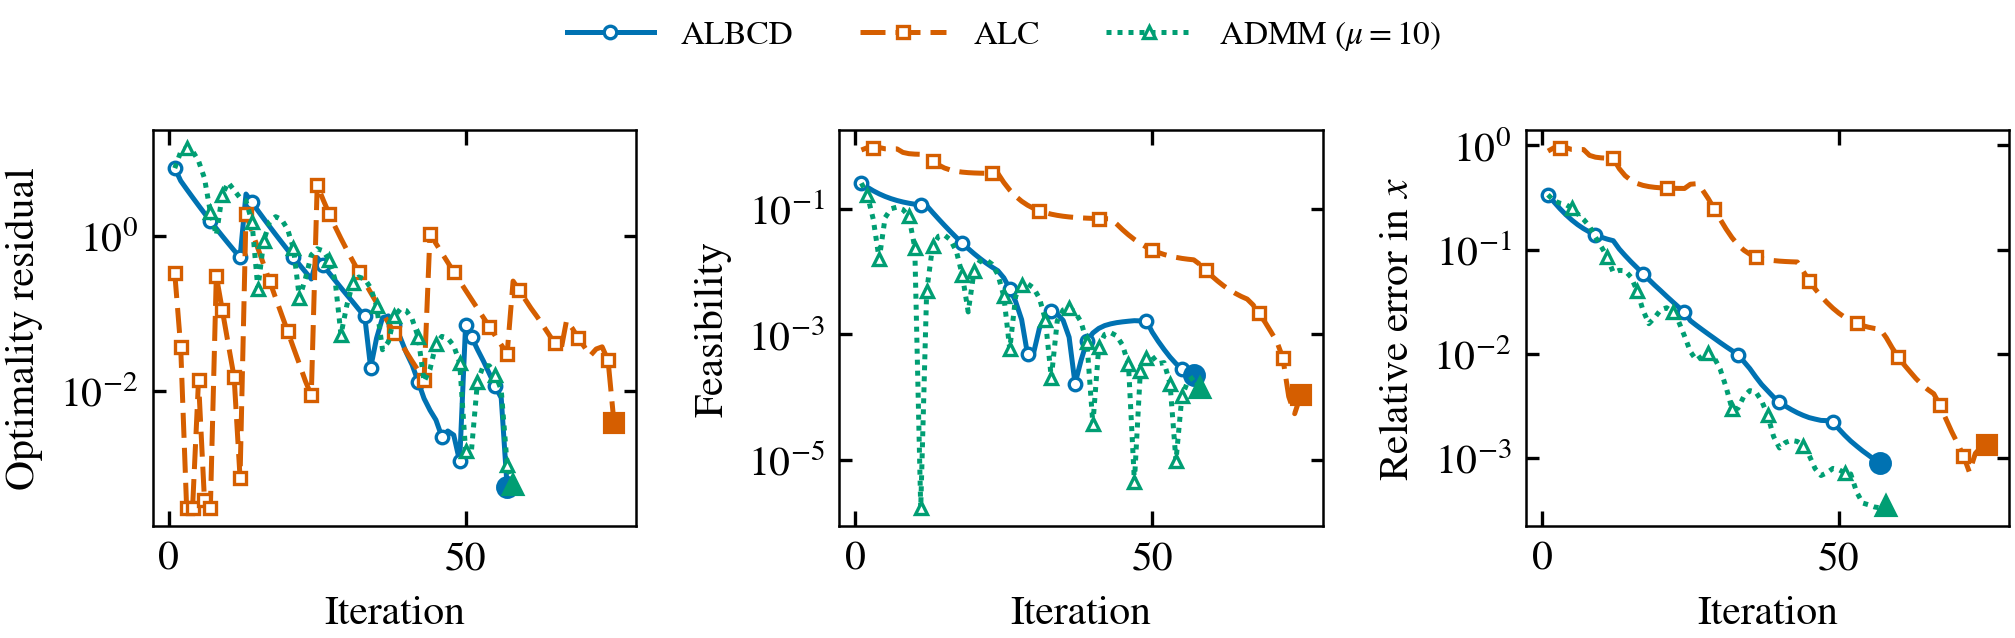

Write the Python code that produced this figure.
"""Plot the ALBCD / ALC / ADMM comparison on the Cessna problem from cessna_comparison.npz
(run cessna_comparison.py first). Writes fig_cessna_comparison.pdf and .png."""

import os
import numpy as np
import matplotlib.pyplot as plt
from matplotlib.ticker import NullLocator

plt.rcParams.update({"font.family": "STIXGeneral", "mathtext.fontset": "stix", "font.size": 10,
                     "xtick.labelsize": 10, "ytick.labelsize": 10, "legend.fontsize": 8,
                     "axes.linewidth": 0.6, "xtick.direction": "in", "ytick.direction": "in",
                     "xtick.top": True, "ytick.right": True,
                     "ytick.major.size": 3, "xtick.minor.size": 1.5, "ytick.minor.size": 1.5, "pdf.fonttype": 42})

HERE = os.path.dirname(os.path.abspath(__file__))
d = np.load(os.path.join(HERE, "cessna_comparison.npz"))

# Okabe-Ito blue, vermillion, green
methods = [("albcd", "ALBCD", "#0072B2", "-", "o"),
           ("alc", "ALC", "#D55E00", (0, (5, 2)), "s"),
           ("admm", r"ADMM ($\mu = 10$)", "#009E73", (0, (1, 1.2)), "^")]

fig, (opt, feas, err) = plt.subplots(1, 3, figsize=(7, 2), sharex=True)
for k, (name, label, color, ls, marker) in enumerate(methods):
    sweeps = np.arange(1, int(d[f"{name}_sweeps"]) + 1)
    style = dict(color=color, ls=ls, marker=marker, lw=1.2, ms=3, mfc="w", mew=0.8,
                 markevery=(0.02 * k, 0.1))  # every 10% of the axes diagonal, staggered by line
    opt.plot(sweeps, d[f"{name}_opt_history"], label=label, **style)
    feas.plot(sweeps, d[f"{name}_feas_history"], **style)
    err.plot(sweeps, d[f"{name}_error"], **style)
    # where each method stops
    for a, key in ((opt, "opt_history"), (feas, "feas_history"), (err, "error")):
        a.plot(sweeps[-1], d[f"{name}_{key}"][-1], marker=marker, color=color, ms=4.5, ls="none")

for a, label in ((opt, "Optimality residual"), (feas, "Feasibility"), (err, "Relative error in $x$")):
    a.set_yscale("log")
    a.xaxis.set_minor_locator(NullLocator())
    a.yaxis.set_minor_locator(NullLocator())
    a.set_ylabel(label)
    a.set_xlabel("Iteration")

fig.legend(*opt.get_legend_handles_labels(), loc="lower center", bbox_to_anchor=(0.5, 1.0), ncol=3,
           handlelength=2.6, frameon=False)

fig.tight_layout()
fig.savefig(os.path.join(HERE, "fig_cessna_comparison.pdf"), bbox_inches="tight", pad_inches=0.02)
fig.savefig(os.path.join(HERE, "fig_cessna_comparison.png"), bbox_inches="tight", pad_inches=0.02, dpi=300)
plt.show()
